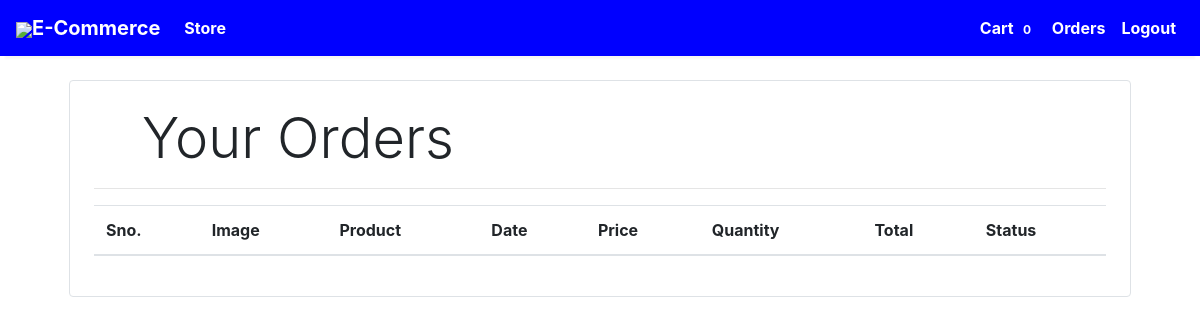
The app's page /orders (signed in), older data.
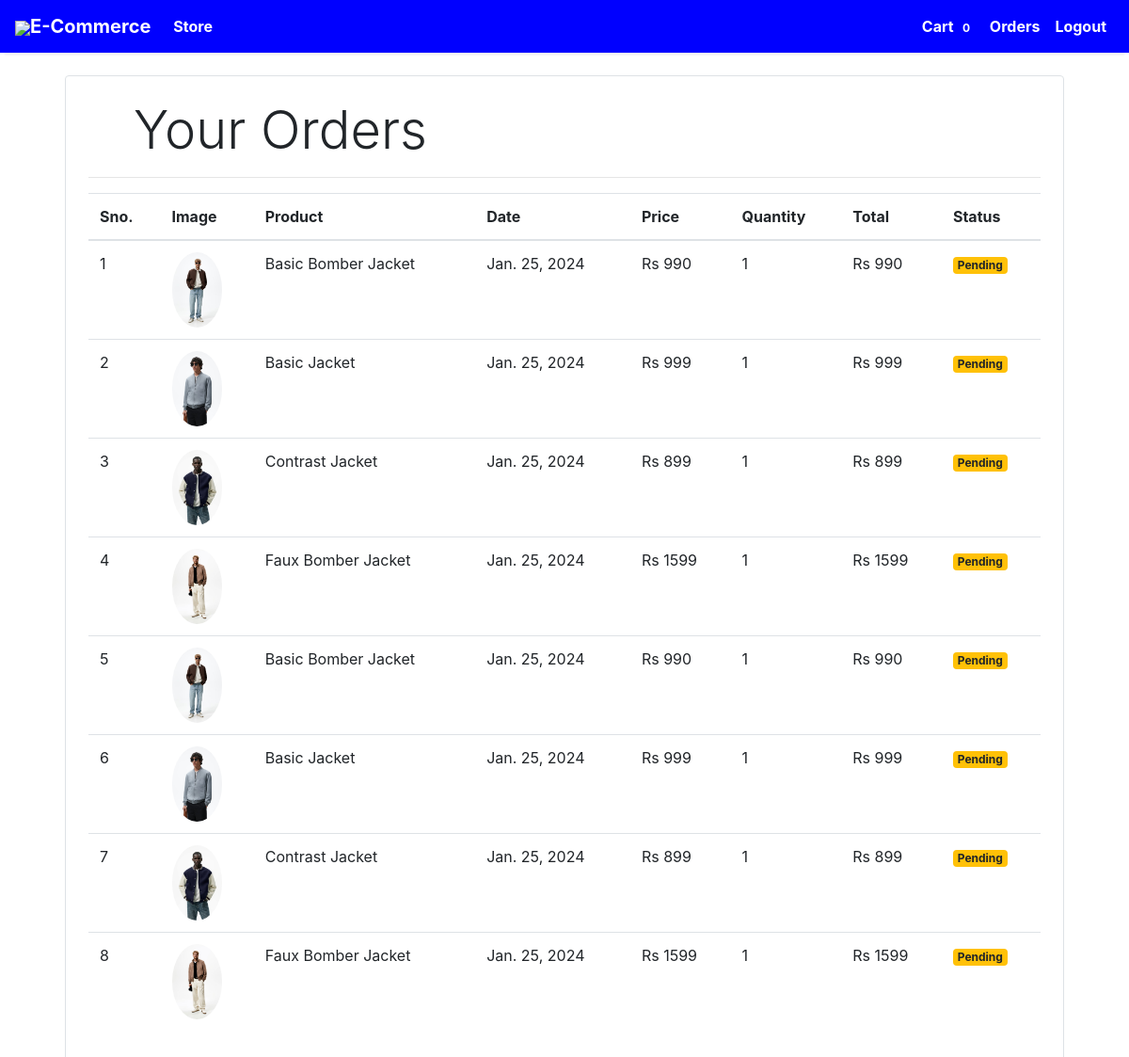
The same page, newer data.
### store/models/orders.py (models this page shows, shortened)
class Order(models.Model):
    product = models.ForeignKey(Products,
                                on_delete=models.CASCADE)
    customer = models.ForeignKey(Customer,
                                 on_delete=models.CASCADE)
    quantity = models.IntegerField(default=1)
    price = models.IntegerField()
    address = models.CharField (max_length=50, default='', blank=True)
    phone = models.CharField (max_length=50, default='', blank=True)
    date = models.DateField (default=datetime.datetime.today)
    status = models.BooleanField (default=False)
    @staticmethod
    def get_orders_by_customer(customer_id):
        return Order.objects.filter(customer=customer_id).order_by('-date')

### store/models/product.py (models this page shows, shortened)
class Products(models.Model):
    name = models.CharField(max_length=60)
    price= models.IntegerField(default=0)
    category= models.ForeignKey(Category,on_delete=models.CASCADE,default=1 )
    description= models.CharField(max_length=250, default='', blank=True, null= True)
    image= models.ImageField(upload_to='uploads/products/')

### store/middlewares/auth.py (the view)
    def middleware(request):
        print(request.session.get('customer'))
        returnUrl = request.META['PATH_INFO']
        print(request.META['PATH_INFO'])
        if not request.session.get('customer'):
           return redirect(f'login?return_url={returnUrl}')
        response = get_response(request)
        return response

### store/templatetags/custom_filter.py (called while the page is built)
@register.filter(name='currency')
def currency(number):
    return "Rs "+str(number)

@register.filter(name='multiply')
def multiply(number , number1):
    return number * number1

### store/views/orders.py (called while the page is built)
    def get(self , request ):
        customer = request.session.get('customer')
        orders = Order.get_orders_by_customer(customer)
        print(orders)
        return render(request , 'orders.html'  , {'orders' : orders})

### store/templates/orders.html
{% extends 'base.html' %}
{% block content %}
{% load cart %}
{% load custom_filter %}
<div class="container">
   <div class="border rounded p-4 m-4">
        <p class="display-4 pl-4 ml-4">Your Orders</p>
        <hr>
        <table class="table">
            <thead>
                <tr>
                    <th>Sno.</th>
                    <th>Image</th>
                    <th>Product</th>
                    <th>Date</th>
                    <th>Price</th>
                    <th>Quantity</th>
                    <th>Total</th>
                    <th>Status</th>
                </tr>
            </thead>
            <tbody>
                {% for order in orders %}
                <tr>
                    <td>{{forloop.counter}}</td>
                    <td><img style="height: 80px;" class="rounded-circle" src="{{order.product.image.url}}" alt=""></td>
                    <td>{{order.product.name}}</td>
                    <td>{{order.date}}</td>
                    <td>{{order.price|currency}}</td>
                    <td>{{order.quantity}}</td>
                    <td>{{order.quantity|multiply:order.price|currency}}</td>
                    {% if order.status %}
                    <td><small class="badge badge-primary">Completed</small></td>
                    {%else%}
                    <td><small class="badge badge-warning">Pending</small></td>
                    {% endif %}
                </tr>
                {% endfor %}
            </tbody>
        </table>
   </div>
</div>
{% endblock %}

### store/templates/base.html (shortened to what this page needs)
<!doctype html>
<html lang="en">
<head>
  <link rel="stylesheet" href="https://maxcdn.bootstrapcdn.com/bootstrap/4.0.0/css/bootstrap.min.css"
>
</head>
<body>
<nav class="one-edge-shadow
  navbar navbar-dark
  sticky-top navbar
  navbar-expand-lg
  text-black">
    <a class="navbar-brand ms-3 text-black " href="/">
    <link rel="stylesheet" href="https://use.fontawesome.com/releases/v5.7.0/css/all.css">
    <img src="https://www.freepnglogos.com/uploads/shopping-cart-png/shopping-cart-svg-png-icon-download-28.png" style="width:50px;height:50px,color:text-black;"><b>E-Commerce</b></a>
    <div class="collapse navbar-collapse" id="navbarSupportedContent">
      <ul class="navbar-nav mr-auto">
        <li class="nav-item active">
          <a class="nav-link" href="/store"><b>Store</b> <span class="sr-only">(current)</span></a>
        </li>
          </ul>
      <ul class=" navbar-nav my-2 my-lg-0">
        <li class="nav-item active">
          <a class="nav-link" href="/cart"><b>Cart</b>
            <span class="badge bg-cadetblue">{{request.session.cart.keys|length}}</span>
            <span class="sr-only">(current)</span></a>
        </li>
        {% if request.session.customer %}
        <li class="nav-item active ">
          <a class="nav-link" href="/orders"><b>Orders</b><span class="sr-only">(current)</span></a>
        </li>
        <li class="nav-item active ">
          <a class="nav-link" href="/logout"><b>Logout</b><span class="sr-only">(current)</span></a>
        </li>
        {% endif %}
      </ul>
    </div>
  </nav>
  {% block content %}{% endblock %}
</body>
</html>

### store/templates/base.html (style rules this page uses)
nav { background-color: blue; }
.one-edge-shadow { box-shadow: 0 8px 2px -5px rgb(246, 245, 245); }

Row changes from the older to the newer data that the page shows:
added Order: product.image (picture), product.name "Basic Bomber Jacket", date "Jan. 25, 2024", price "Rs 990", quantity "1", quantity|multiply "Rs 990", status "Pending"
added Order: product.image (picture), product.name "Basic Jacket", date "Jan. 25, 2024", price "Rs 999", quantity "1", quantity|multiply "Rs 999", status "Pending"
added Order: product.image (picture), product.name "Contrast Jacket", date "Jan. 25, 2024", price "Rs 899", quantity "1", quantity|multiply "Rs 899", status "Pending"
added Order: product.image (picture), product.name "Faux Bomber Jacket", date "Jan. 25, 2024", price "Rs 1599", quantity "1", quantity|multiply "Rs 1599", status "Pending"
added Order: product.image (picture), product.name "Basic Bomber Jacket", date "Jan. 25, 2024", price "Rs 990", quantity "1", quantity|multiply "Rs 990", status "Pending"
added Order: product.image (picture), product.name "Basic Jacket", date "Jan. 25, 2024", price "Rs 999", quantity "1", quantity|multiply "Rs 999", status "Pending"
added Order: product.image (picture), product.name "Contrast Jacket", date "Jan. 25, 2024", price "Rs 899", quantity "1", quantity|multiply "Rs 899", status "Pending"
added Order: product.image (picture), product.name "Faux Bomber Jacket", date "Jan. 25, 2024", price "Rs 1599", quantity "1", quantity|multiply "Rs 1599", status "Pending"
